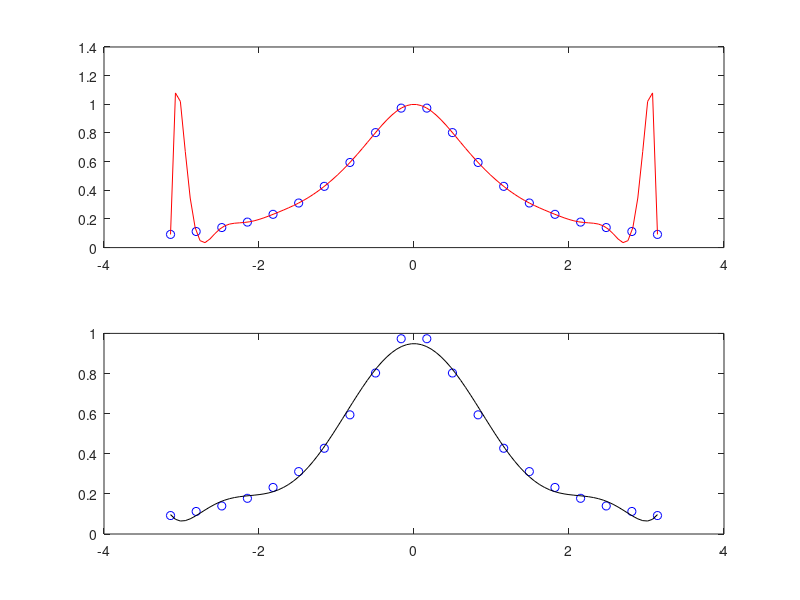

Write the MATLAB code that produced this figure.

%%% This script is to explore of using different 
%%% orders of polynomial to fit a given set
%%% of data
clc;clear all;clf;

% generate the data
m = 20; % number of data points
t = linspace(-pi,pi,m);
y = 1./(1+t.^2);

% use m-th order polynomial to interpolate the data
subplot(2,1,1)
A = vander(t);
x = A\y';
t2 = linspace(-pi,pi,100);
Y = polyval(x,t2);
plot(t,y,'bo')
hold on
plot(t2,Y,'r')

% use a lower order polynomial to fit the data
subplot(2,1,2)
n = m/2; %order of the polynomial
B = A(:,n+1:m);
x2 = B\y';
Y2 = polyval(x2,t2);
plot(t,y,'bo')
hold on
plot(t2,Y2,'k')